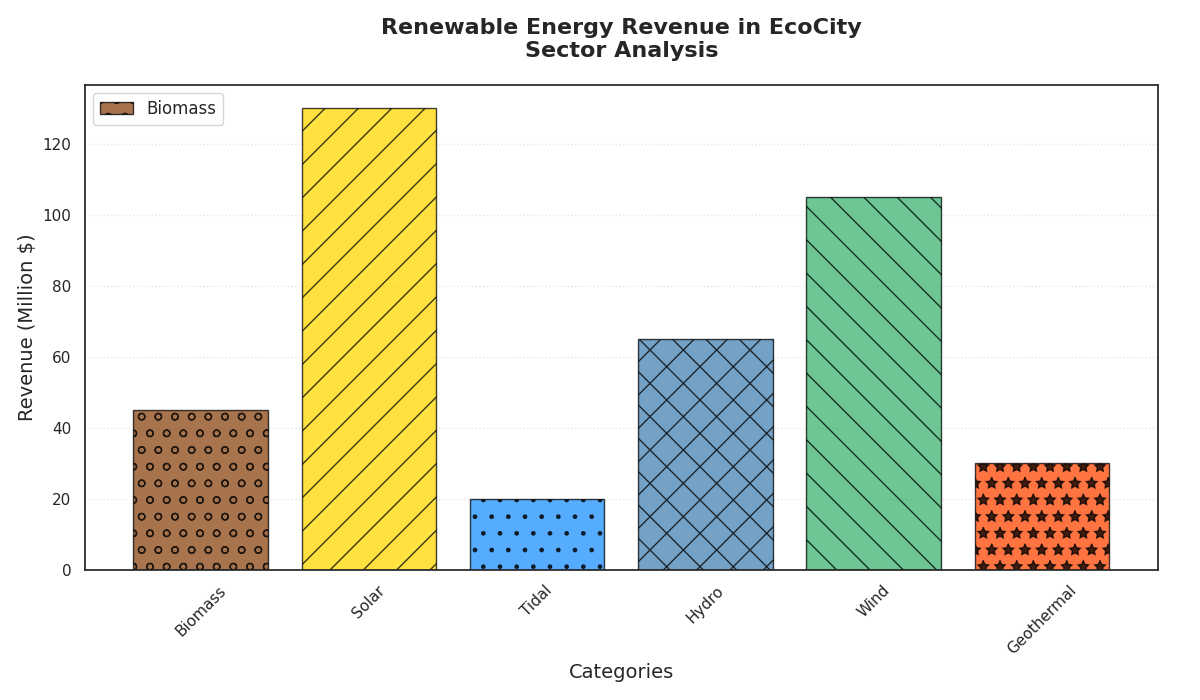

Recreate this plot in Python.
import matplotlib.pyplot as plt
import numpy as np

categories = ['Biomass', 'Solar', 'Tidal', 'Hydro', 'Wind', 'Geothermal']
contributions = np.array([45, 130, 20, 65, 105, 30])  # Corresponding contributions rearranged
colors = ['#8B4513', '#FFD700', '#1E90FF', '#4682B4', '#3CB371', '#FF4500']
hatches = ['o', '/', '.', 'x', '\\', '*']

fig, ax = plt.subplots(figsize=(12, 7))

ax.bar(categories, contributions, color=colors, edgecolor='black', hatch=hatches, alpha=0.75)

# Randomly modified textual elements
ax.set_title("Renewable Energy Revenue in EcoCity\nSector Analysis", fontsize=16, fontweight='bold', pad=20)
ax.set_xlabel("Categories", fontsize=14)
ax.set_ylabel("Revenue (Million $)", fontsize=14)

ax.legend(['Biomass', 'Solar', 'Tidal', 'Hydro', 'Wind', 'Geothermal'], loc='upper left', fontsize=12)

ax.grid(axis='y', linestyle=':', alpha=0.5)

plt.xticks(rotation=45)

plt.tight_layout(rect=[0, 0, 0.98, 1])

plt.show()
